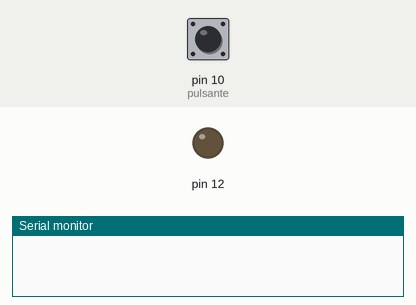
This sketch was run on a simulated Arduino Uno, built with avr-gcc and run on an emulated ATmega328P. Shown: output pins drawn as LEDs (lit = HIGH), the last lines printed to the serial monitor. Dashed ring = blinking. Inputs (shaded band) come from the test bench; at power-on: pin 10 (pulsante) HIGH.

Above: at 1.2 s.
1.3 s: pin 10 (pulsante) pulled LOW for 3.2 s
At 2.7 s:
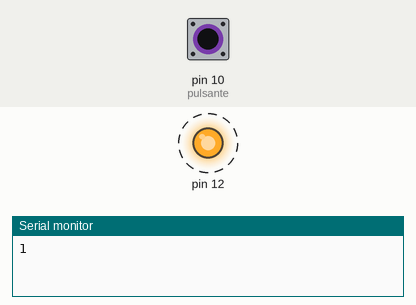
Timing chart, 0 to 6.3 s (numbered marks = the images above; inputs shaded):
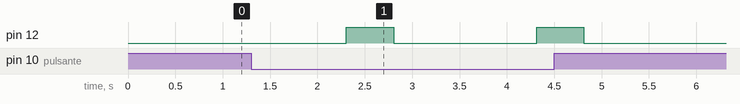

The sketch:

pythonSerialblink.ino
```cpp
const int pulsante = 10;
const int ledPin =  13;
const int blinkled = 12;

boolean buttonState = LOW;
void setup() {

  pinMode(pulsante, INPUT);
  pinMode(12, OUTPUT);
  Serial.begin(9600);
}

void loop() {
 buttonState = digitalRead(pulsante);

 if (buttonState == LOW) {

    Serial.println("1");
    delay(1000);
    digitalWrite(12, HIGH);
    delay(500);
    digitalWrite(12, LOW);
    delay(500);

  }
  if (Serial.read() == 2) {
    digitalWrite(ledPin,LOW);
  }

  delay(10);

}
```

Measured:
- after the input at 1.3 s, pin 12: alternates HIGH for 0.50 s and LOW for 1.5 s, 4 changes in all, then stays LOW, starting after 1.0 s
